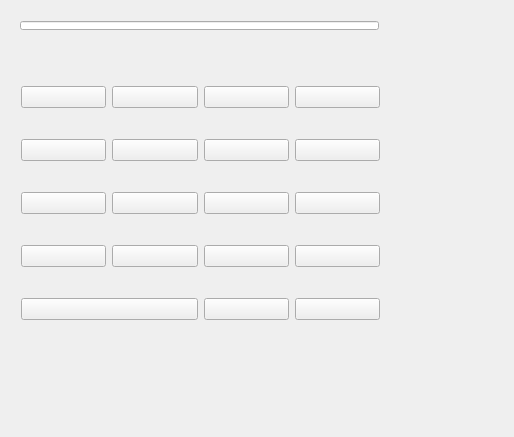
<?xml version="1.0" encoding="UTF-8"?>
<ui version="4.0">
 <class>ShalomCalc</class>
 <widget class="QWidget" name="ShalomCalc">
  <property name="geometry">
   <rect>
    <x>0</x>
    <y>0</y>
    <width>514</width>
    <height>437</height>
   </rect>
  </property>
  <property name="windowTitle">
   <string>ShalomCalc</string>
  </property>
  <widget class="QWidget" name="horizontalLayoutWidget">
   <property name="geometry">
    <rect>
     <x>9</x>
     <y>10</y>
     <width>381</width>
     <height>31</height>
    </rect>
   </property>
   <layout class="QHBoxLayout" name="horizontalLayout">
    <item>
     <widget class="QLineEdit" name="lineEdit">
      <property name="layoutDirection">
       <enum>Qt::RightToLeft</enum>
      </property>
      <property name="alignment">
       <set>Qt::AlignRight|Qt::AlignTrailing|Qt::AlignVCenter</set>
      </property>
     </widget>
    </item>
   </layout>
  </widget>
  <widget class="QWidget" name="gridLayoutWidget">
   <property name="geometry">
    <rect>
     <x>10</x>
     <y>50</y>
     <width>381</width>
     <height>311</height>
    </rect>
   </property>
   <layout class="QGridLayout" name="gridLayout">
    <item row="1" column="3">
     <widget class="QPushButton" name="pB_mn">
      <property name="text">
       <string/>
      </property>
      <property name="icon">
       <iconset resource="obrazek.qrc">
        <normaloff>:/new/prefix1/pomnoz.png</normaloff>:/new/prefix1/pomnoz.png</iconset>
      </property>
     </widget>
    </item>
    <item row="3" column="1">
     <widget class="QPushButton" name="pB_2">
      <property name="text">
       <string/>
      </property>
      <property name="icon">
       <iconset resource="obrazek.qrc">
        <normaloff>:/new/prefix1/nummer-2.jpeg</normaloff>:/new/prefix1/nummer-2.jpeg</iconset>
      </property>
     </widget>
    </item>
    <item row="3" column="0">
     <widget class="QPushButton" name="pB_1">
      <property name="text">
       <string/>
      </property>
      <property name="icon">
       <iconset resource="obrazek.qrc">
        <normaloff>:/new/prefix1/The-Number-1.jpg</normaloff>:/new/prefix1/The-Number-1.jpg</iconset>
      </property>
     </widget>
    </item>
    <item row="2" column="1">
     <widget class="QPushButton" name="pB_5">
      <property name="text">
       <string/>
      </property>
      <property name="icon">
       <iconset resource="obrazek.qrc">
        <normaloff>:/new/prefix1/nummer-5.jpeg</normaloff>:/new/prefix1/nummer-5.jpeg</iconset>
      </property>
     </widget>
    </item>
    <item row="2" column="0">
     <widget class="QPushButton" name="pB_4">
      <property name="text">
       <string/>
      </property>
      <property name="icon">
       <iconset resource="obrazek.qrc">
        <normaloff>:/new/prefix1/gold-number-4.jpg</normaloff>:/new/prefix1/gold-number-4.jpg</iconset>
      </property>
     </widget>
    </item>
    <item row="2" column="2">
     <widget class="QPushButton" name="pB_6">
      <property name="text">
       <string/>
      </property>
      <property name="icon">
       <iconset resource="obrazek.qrc">
        <normaloff>:/new/prefix1/gold-number-6.jpg</normaloff>:/new/prefix1/gold-number-6.jpg</iconset>
      </property>
     </widget>
    </item>
    <item row="1" column="0">
     <widget class="QPushButton" name="pB_7">
      <property name="text">
       <string/>
      </property>
      <property name="icon">
       <iconset resource="obrazek.qrc">
        <normaloff>:/new/prefix1/gold-number-7.jpg</normaloff>:/new/prefix1/gold-number-7.jpg</iconset>
      </property>
     </widget>
    </item>
    <item row="1" column="1">
     <widget class="QPushButton" name="pB_8">
      <property name="text">
       <string/>
      </property>
      <property name="icon">
       <iconset resource="obrazek.qrc">
        <normaloff>:/new/prefix1/gold-number-8.jpg</normaloff>:/new/prefix1/gold-number-8.jpg</iconset>
      </property>
     </widget>
    </item>
    <item row="1" column="2">
     <widget class="QPushButton" name="pB_9">
      <property name="text">
       <string/>
      </property>
      <property name="icon">
       <iconset resource="obrazek.qrc">
        <normaloff>:/new/prefix1/nummer-9.jpeg</normaloff>:/new/prefix1/nummer-9.jpeg</iconset>
      </property>
     </widget>
    </item>
    <item row="6" column="0" colspan="2">
     <widget class="QPushButton" name="pB_0">
      <property name="text">
       <string/>
      </property>
      <property name="icon">
       <iconset resource="obrazek.qrc">
        <normaloff>:/new/prefix1/gold-number-0.jpg</normaloff>:/new/prefix1/gold-number-0.jpg</iconset>
      </property>
     </widget>
    </item>
    <item row="6" column="2">
     <widget class="QPushButton" name="pB_pp">
      <property name="text">
       <string/>
      </property>
      <property name="icon">
       <iconset resource="obrazek.qrc">
        <normaloff>:/new/prefix1/kropek.JPG</normaloff>:/new/prefix1/kropek.JPG</iconset>
      </property>
     </widget>
    </item>
    <item row="6" column="3">
     <widget class="QPushButton" name="pb_wn">
      <property name="text">
       <string/>
      </property>
      <property name="icon">
       <iconset resource="obrazek.qrc">
        <normaloff>:/new/prefix1/rowna.png</normaloff>:/new/prefix1/rowna.png</iconset>
      </property>
     </widget>
    </item>
    <item row="2" column="3">
     <widget class="QPushButton" name="pB_do">
      <property name="text">
       <string/>
      </property>
      <property name="icon">
       <iconset resource="obrazek.qrc">
        <normaloff>:/new/prefix1/plus2.png</normaloff>:/new/prefix1/plus2.png</iconset>
      </property>
     </widget>
    </item>
    <item row="3" column="2">
     <widget class="QPushButton" name="pB_3">
      <property name="text">
       <string/>
      </property>
      <property name="icon">
       <iconset resource="obrazek.qrc">
        <normaloff>:/new/prefix1/nummer-3.jpeg</normaloff>:/new/prefix1/nummer-3.jpeg</iconset>
      </property>
     </widget>
    </item>
    <item row="3" column="3">
     <widget class="QPushButton" name="pB_od">
      <property name="text">
       <string/>
      </property>
      <property name="icon">
       <iconset resource="obrazek.qrc">
        <normaloff>:/new/prefix1/minus.png</normaloff>:/new/prefix1/minus.png</iconset>
      </property>
     </widget>
    </item>
    <item row="0" column="0">
     <widget class="QPushButton" name="pB_ce">
      <property name="text">
       <string/>
      </property>
      <property name="icon">
       <iconset resource="obrazek.qrc">
        <normaloff>:/new/prefix1/ce.jpg</normaloff>:/new/prefix1/ce.jpg</iconset>
      </property>
     </widget>
    </item>
    <item row="0" column="1">
     <widget class="QPushButton" name="pB_c">
      <property name="text">
       <string/>
      </property>
      <property name="icon">
       <iconset resource="obrazek.qrc">
        <normaloff>:/new/prefix1/c.png</normaloff>:/new/prefix1/c.png</iconset>
      </property>
     </widget>
    </item>
    <item row="0" column="2">
     <widget class="QPushButton" name="pB_back">
      <property name="text">
       <string/>
      </property>
      <property name="icon">
       <iconset resource="obrazek.qrc">
        <normaloff>:/new/prefix1/backspace-.png</normaloff>:/new/prefix1/backspace-.png</iconset>
      </property>
     </widget>
    </item>
    <item row="0" column="3">
     <widget class="QPushButton" name="pB_dz">
      <property name="text">
       <string/>
      </property>
      <property name="icon">
       <iconset resource="obrazek.qrc">
        <normaloff>:/new/prefix1/podziel.jpeg</normaloff>:/new/prefix1/podziel.jpeg</iconset>
      </property>
     </widget>
    </item>
   </layout>
  </widget>
 </widget>
 <layoutdefault spacing="6" margin="11"/>
 <resources>
  <include location="obrazek.qrc"/>
 </resources>
 <connections/>
</ui>
